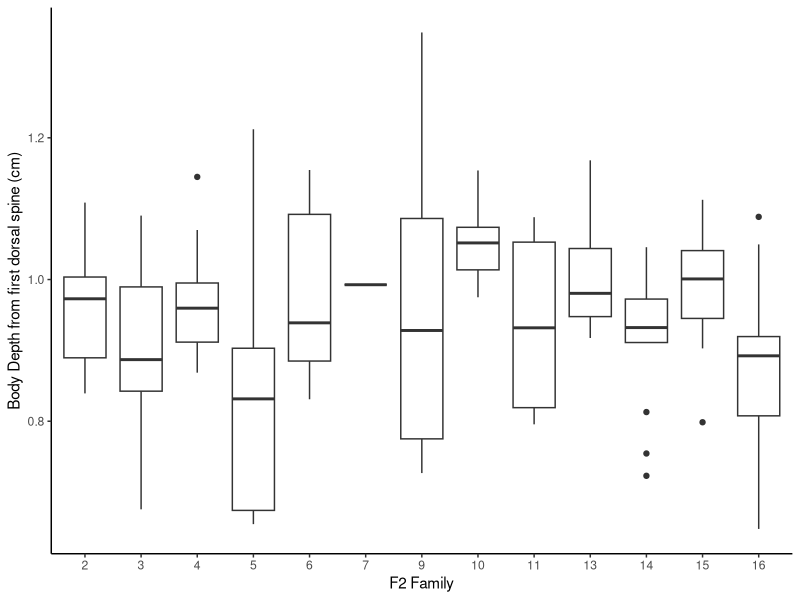
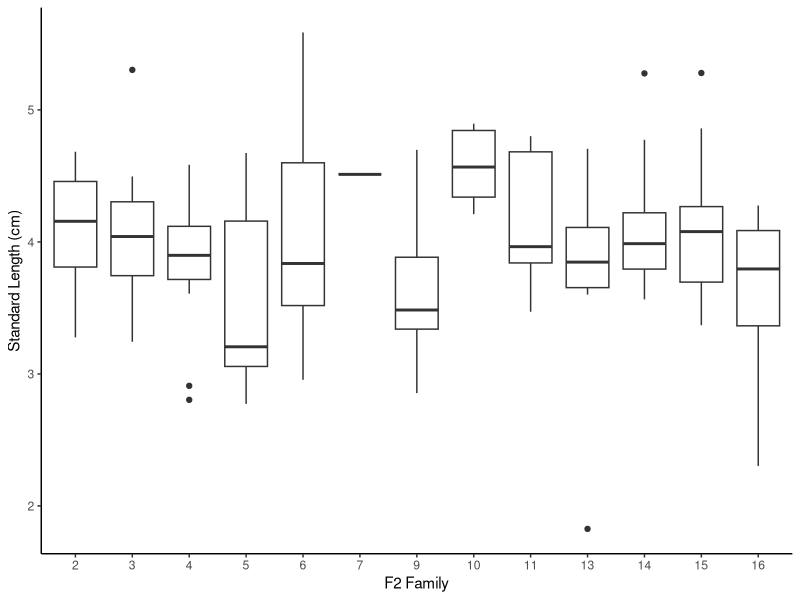
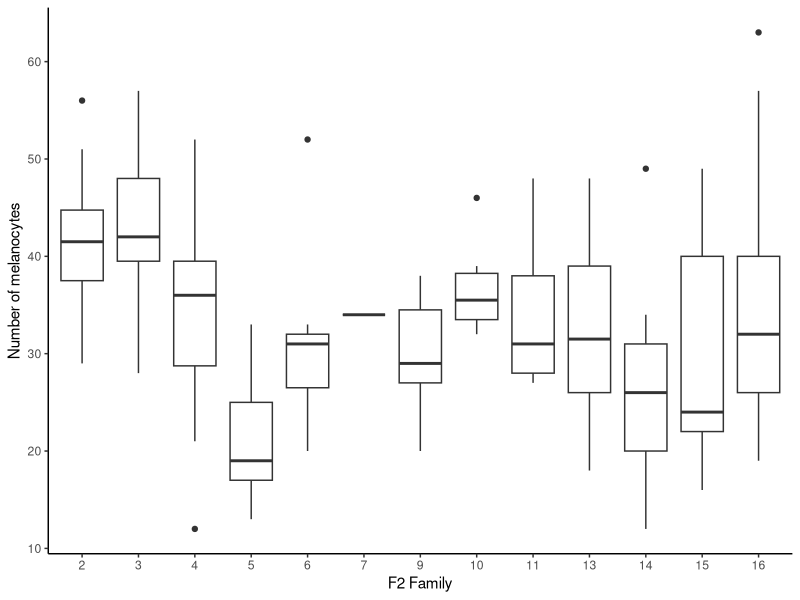
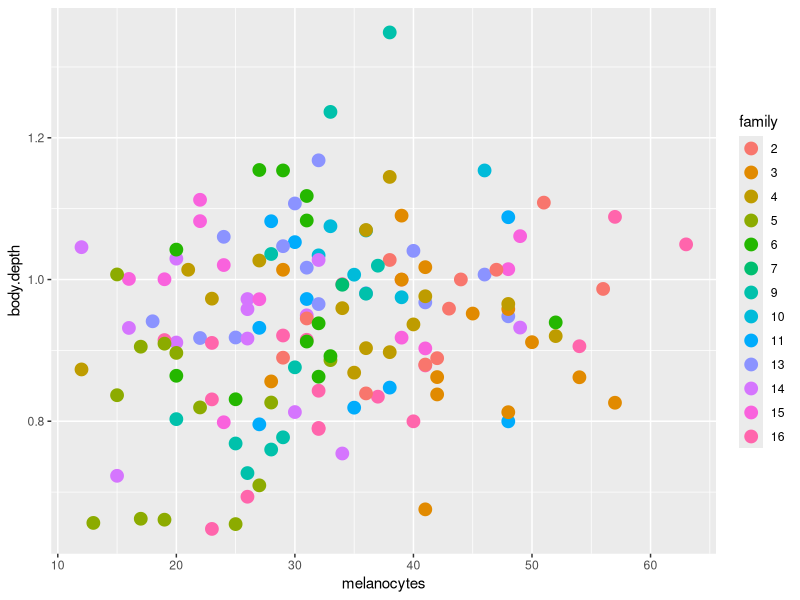

Source code (R) for these figures, in order:
#### F2 white stickleback body size and melanocyte analysis #### 


library(ggplot2)
library(dplyr)

### Initial loading 

data <- read.csv("F2 white stickleback morphometrics.csv")

data$family <- as.factor(data$family)

data$melanocytes <- as.integer(data$melanophores)



### Body Size: Length and Depth

morphodat <- data[,c(2:4, 8:11)]

## Graphs 

# Boxplot body depth by family
ggplot(morphodat, aes(x=family, y=body.depth)) +
  geom_boxplot(na.rm=T) +
  labs(
    x = "F2 Family",
    y = "Body Depth from first dorsal spine (cm)") +
  theme_classic() 

# Boxplot standard length by family
ggplot(morphodat, aes(x=family, y=standard.length)) +
  geom_boxplot(na.rm=T) +
  labs(
    x = "F2 Family",
    y = "Standard Length (cm)") +
  theme_classic() 



## Hypothesis testing  

# One-way anova for average population std. length by species 
std.length.lm<-lm(morphodat$standard.length ~ morphodat$family)
summary(std.length.lm)
anova(std.length.lm)

# One-way anova for average population body depth by species 
depth.lm <- lm(morphodat$body.depth ~ morphodat$family)
summary(depth.lm)
anova(depth.lm)


### melanocyte counts analysis ### 

## Graphs 

# melanocyte counts by family
ggplot(data, aes(x=family, y=melanocytes)) + 
  geom_boxplot(na.rm=T) + 
  labs(
    x = "F2 Family",
    y = "Number of melanocytes") +
  theme_classic() 



## Hypothesis testing: melanocyte counts by family 
melan.lm <- lm(data$melanocytes ~ data$family)
summary(melan.lm)
anova(melan.lm)

ggplot(data, aes(x = melanocytes, y = body.depth, color = family))+
  geom_point(size = 4)

